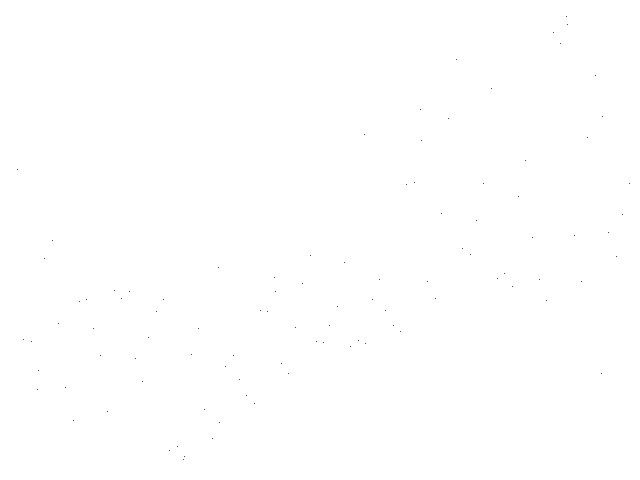
Frame 1 (no input)
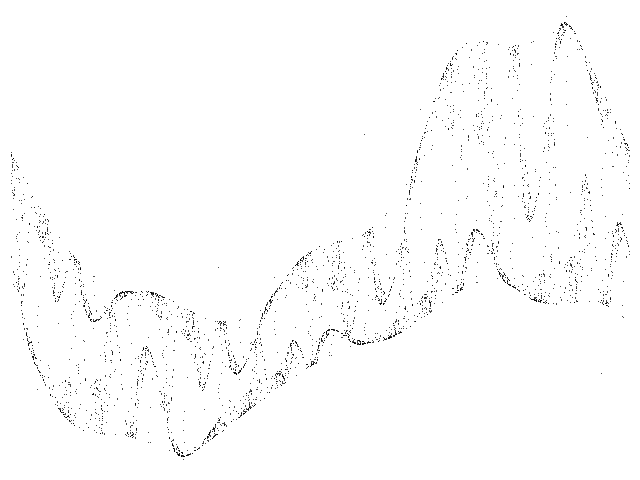
Frame 60 (the mouse pressed at the canvas centre just before this capture)
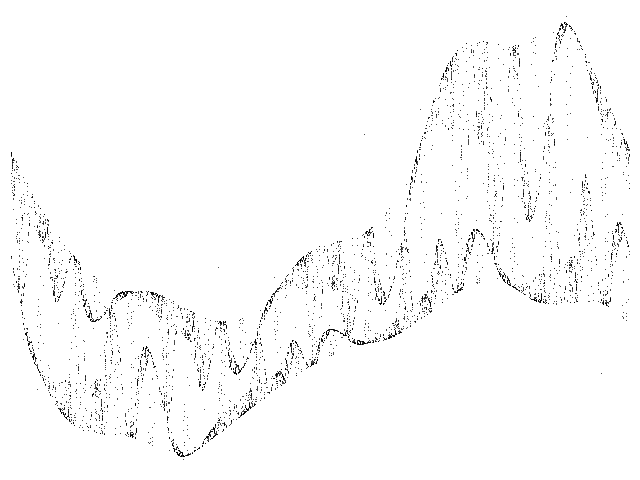
Frame 120 (the mouse held since frame 60 and released just before this capture)

The Processing sketch that drew these frames (run headless with seeded random() and noise(); from frame 60 on, the mouse is pressed at the canvas centre):

// Processing sketch: Heagy_Hammel
// ── Heagy_Hammel.pde
// Heagy-Hammel chaotic map //

  float x = 0.1;
  float y = 0.1;
  float a = 3.277;
  float b = 0.618;
  float s = 0.1;


void setup() {
  
  size(640, 480);
  background(255);
  
}

void draw() {
  
  for (int i=0;i<100;i++) {
    
    float nx = x;
    float ny = y;
        
    x = a * (1 - s * cos(6.28 * ny)) * nx * (1 - nx);
    y = (ny + b)%1;
  
    point(10+(620*y), -360+(950*x));
        
  }

}
